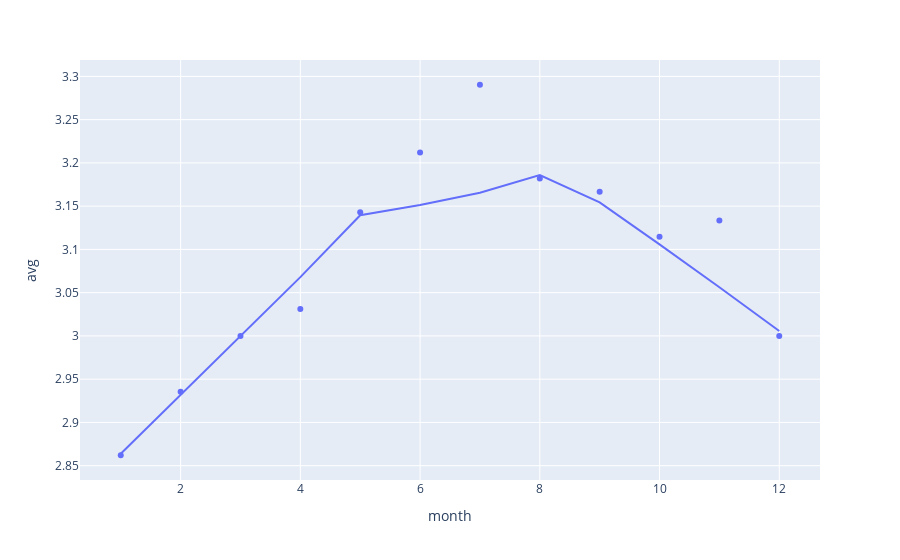

Here is the notebook cell this chart was saved with:
### Code cell
fig1 = px.scatter(mood_monthly, x='month', y='avg', trendline='lowess')
fig1.show()

### Figure 1 — Plotly figure (JSON) as saved in the notebook; plotly's stock layout.template omitted (floating-point values rounded to 4 significant figures)
{"data": [{"hovertemplate": "month=%{x}<br>avg=%{y}<extra></extra>", "legendgroup": "", "marker": {"color": "#636efa", "symbol": "circle"}, "mode": "markers", "name": "", "orientation": "v", "showlegend": false, "type": "scatter", "x": [1, 2, 3, 4, 5, 6, 7, 8, 9, 10, 11, 12], "xaxis": "x", "y": [2.862, 2.935, 3.0, 3.031, 3.143, 3.212, 3.29, 3.182, 3.167, 3.115, 3.133, 3.0], "yaxis": "y"}, {"hovertemplate": "<b>LOWESS trendline</b><br><br>month=%{x}<br>avg=%{y} <b>(trend)</b><extra></extra>", "legendgroup": "", "marker": {"color": "#636efa", "symbol": "circle"}, "mode": "lines", "name": "", "showlegend": false, "type": "scatter", "x": [1, 2, 3, 4, 5, 6, 7, 8, 9, 10, 11, 12], "xaxis": "x", "y": [2.864, 2.932, 3.0, 3.068, 3.139, 3.151, 3.166, 3.186, 3.154, 3.106, 3.056, 3.006], "yaxis": "y"}], "layout": {"legend": {"tracegroupgap": 0}, "margin": {"t": 60}, "xaxis": {"anchor": "y", "domain": [0.0, 1.0], "title": {"text": "month"}}, "yaxis": {"anchor": "x", "domain": [0.0, 1.0], "title": {"text": "avg"}}}}
